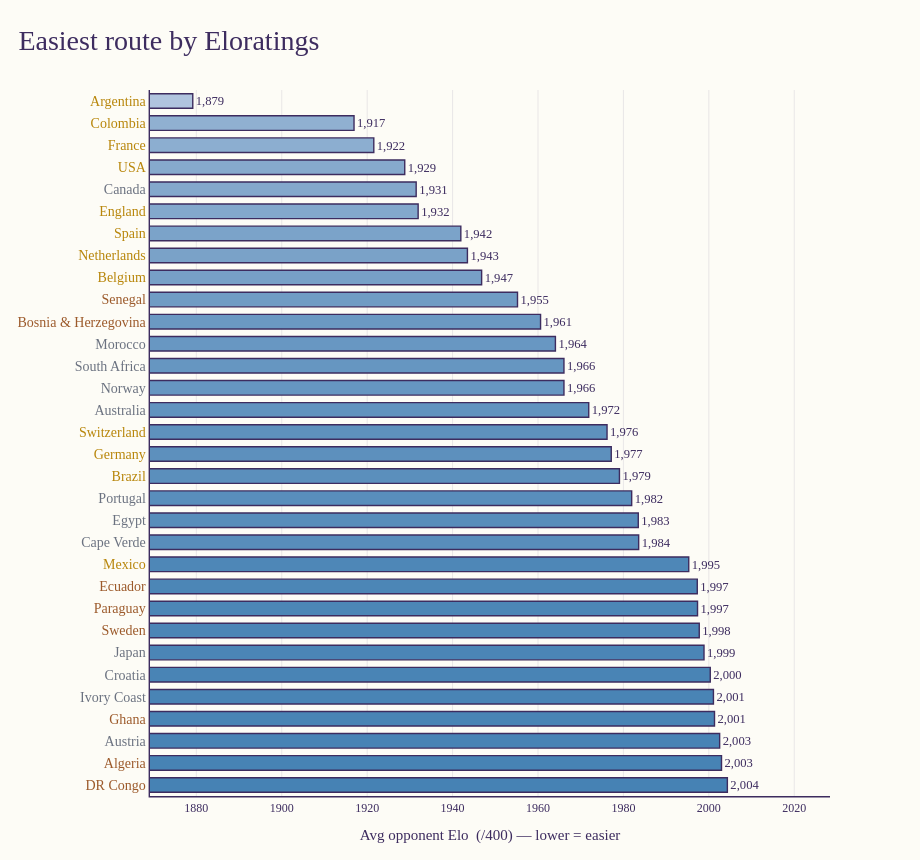

Notebook code for this chart:
### Markdown cell above
## 13. Styled — easiest Elo route (Excalidraw look)

The same hand-drawn treatment as section 12, but ranking the **softest road by
raw Eloratings** (`avg_opp_elo`, lower = easier) instead of the blended rating.
Reuses `plot_route_excalidraw` unchanged — only the data, title, and gradient
swap: a lightsteelblue→steelblue ramp echoes the Elo charts in sections 4 & 9.
Team labels keep the gold/silver/bronze group-finish tint. Easiest road sits on
top.

### Code cell
fig = plot_route_excalidraw(
    elo_routes, "avg_opp_elo",
    "Easiest route by Eloratings",
    "Avg opponent Elo  (/400) — lower = easier",
    easiest=True,
    c_lo="#b0c4de",   # lightsteelblue (softest road)
    c_hi="#4682b4",   # steelblue (toughest of the easy field)
)
fig.show()

### Figure 1 — Plotly figure (JSON) as saved in the notebook; plotly's stock layout.template omitted (floating-point values rounded to 4 significant figures)
{"data": [{"cliponaxis": false, "hovertemplate": "<b>%{y}</b><br>Avg opponent Elo : %{x:.1f}<extra></extra>", "marker": {"color": ["rgb(70, 130, 180)", "rgb(71, 131, 180)", "rgb(72, 131, 181)", "rgb(73, 132, 181)", "rgb(73, 132, 181)", "rgb(73, 132, 181)", "rgb(75, 133, 182)", "rgb(76, 133, 182)", "rgb(76, 134, 182)", "rgb(76, 134, 182)", "rgb(78, 135, 183)", "rgb(88, 141, 187)", "rgb(88, 141, 187)", "rgb(89, 142, 188)", "rgb(91, 143, 188)", "rgb(93, 144, 189)", "rgb(94, 145, 189)", "rgb(97, 147, 191)", "rgb(102, 150, 193)", "rgb(102, 150, 193)", "rgb(104, 151, 194)", "rgb(107, 153, 195)", "rgb(112, 156, 196)", "rgb(119, 160, 199)", "rgb(122, 162, 200)", "rgb(123, 163, 201)", "rgb(131, 168, 204)", "rgb(132, 168, 204)", "rgb(134, 170, 205)", "rgb(140, 174, 208)", "rgb(144, 176, 209)", "rgb(176, 196, 222)"], "line": {"color": "#3d2c5f", "width": 1.4}}, "orientation": "h", "text": ["2,004", "2,003", "2,003", "2,001", "2,001", "2,000", "1,999", "1,998", "1,997", "1,997", "1,995", "1,984", "1,983", "1,982", "1,979", "1,977", "1,976", "1,972", "1,966", "1,966", "1,964", "1,961", "1,955", "1,947", "1,943", "1,942", "1,932", "1,931", "1,929", "1,922", "1,917", "1,879"], "textfont": {"color": "#3d2c5f", "family": "Kalam, 'Comic Sans MS', 'Segoe Print', cursive", "size": 13}, "textposition": "outside", "type": "bar", "x": [2004.0, 2003.0, 2003.0, 2001.0, 2001.0, 2000.0, 1999.0, 1998.0, 1997.0, 1997.0, 1995.0, 1984.0, 1983.0, 1982.0, 1979.0, 1977.0, 1976.0, 1972.0, 1966.0, 1966.0, 1964.0, 1961.0, 1955.0, 1947.0, 1943.0, 1942.0, 1932.0, 1931.0, 1929.0, 1922.0, 1917.0, 1879.0], "y": ["DR Congo", "Algeria", "Austria", "Ghana", "Ivory Coast", "Croatia", "Japan", "Sweden", "Paraguay", "Ecuador", "Mexico", "Cape Verde", "Egypt", "Portugal", "Brazil", "Germany", "Switzerland", "Australia", "Norway", "South Africa", "Morocco", "Bosnia & Herzegovina", "Senegal", "Belgium", "Netherlands", "Spain", "England", "Canada", "USA", "France", "Colombia", "Argentina"]}], "layout": {"bargap": 0.34, "font": {"color": "#3d2c5f", "family": "Kalam, 'Comic Sans MS', 'Segoe Print', cursive", "size": 15}, "height": 860, "margin": {"b": 64, "l": 150, "r": 90, "t": 90}, "paper_bgcolor": "#fdfcf6", "plot_bgcolor": "#fdfcf6", "showlegend": false, "title": {"font": {"color": "#3d2c5f", "family": "Kalam, 'Comic Sans MS', 'Segoe Print', cursive", "size": 28}, "text": "Easiest route by Eloratings", "x": 0.02, "xanchor": "left", "y": 0.965}, "width": 920, "xaxis": {"gridcolor": "rgba(61,44,95,0.10)", "gridwidth": 1, "linecolor": "#3d2c5f", "linewidth": 1.4, "range": [1869.0, 2028.0], "showgrid": true, "showline": true, "tickfont": {"color": "#3d2c5f", "family": "Kalam, 'Comic Sans MS', 'Segoe Print', cursive", "size": 12}, "title": {"font": {"color": "#3d2c5f", "family": "Kalam, 'Comic Sans MS', 'Segoe Print', cursive", "size": 15}, "text": "Avg opponent Elo  (/400) — lower = easier"}, "zeroline": false}, "yaxis": {"linecolor": "#3d2c5f", "linewidth": 1.4, "showgrid": false, "showline": true, "tickfont": {"family": "Kalam, 'Comic Sans MS', 'Segoe Print', cursive", "size": 14}, "tickmode": "array", "ticksuffix": "  ", "ticktext": ["<span style='color:#9c5a2b'>DR Congo</span>", "<span style='color:#9c5a2b'>Algeria</span>", "<span style='color:#6b7280'>Austria</span>", "<span style='color:#9c5a2b'>Ghana</span>", "<span style='color:#6b7280'>Ivory Coast</span>", "<span style='color:#6b7280'>Croatia</span>", "<span style='color:#6b7280'>Japan</span>", "<span style='color:#9c5a2b'>Sweden</span>", "<span style='color:#9c5a2b'>Paraguay</span>", "<span style='color:#9c5a2b'>Ecuador</span>", "<span style='color:#b8860b'>Mexico</span>", "<span style='color:#6b7280'>Cape Verde</span>", "<span style='color:#6b7280'>Egypt</span>", "<span style='color:#6b7280'>Portugal</span>", "<span style='color:#b8860b'>Brazil</span>", "<span style='color:#b8860b'>Germany</span>", "<span style='color:#b8860b'>Switzerland</span>", "<span style='color:#6b7280'>Australia</span>", "<span style='color:#6b7280'>Norway</span>", "<span style='color:#6b7280'>South Africa</span>", "<span style='color:#6b7280'>Morocco</span>", "<span style='color:#9c5a2b'>Bosnia & Herzegovina</span>", "<span style='color:#9c5a2b'>Senegal</span>", "<span style='color:#b8860b'>Belgium</span>", "<span style='color:#b8860b'>Netherlands</span>", "<span style='color:#b8860b'>Spain</span>", "<span style='color:#b8860b'>England</span>", "<span style='color:#6b7280'>Canada</span>", "<span style='color:#b8860b'>USA</span>", "<span style='color:#b8860b'>France</span>", "<span style='color:#b8860b'>Colombia</span>", "<span style='color:#b8860b'>Argentina</span>"], "tickvals": ["DR Congo", "Algeria", "Austria", "Ghana", "Ivory Coast", "Croatia", "Japan", "Sweden", "Paraguay", "Ecuador", "Mexico", "Cape Verde", "Egypt", "Portugal", "Brazil", "Germany", "Switzerland", "Australia", "Norway", "South Africa", "Morocco", "Bosnia & Herzegovina", "Senegal", "Belgium", "Netherlands", "Spain", "England", "Canada", "USA", "France", "Colombia", "Argentina"]}}}
